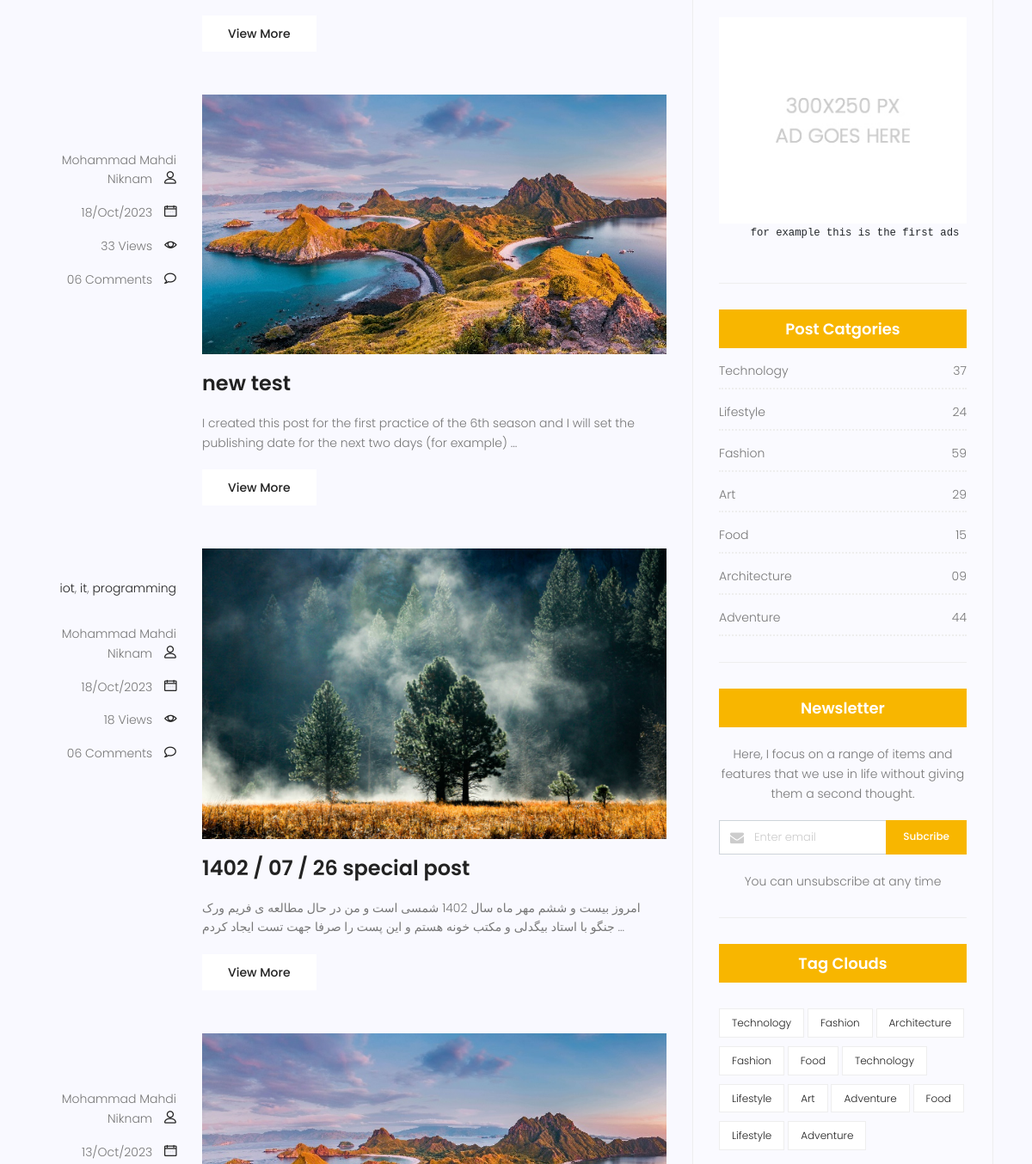
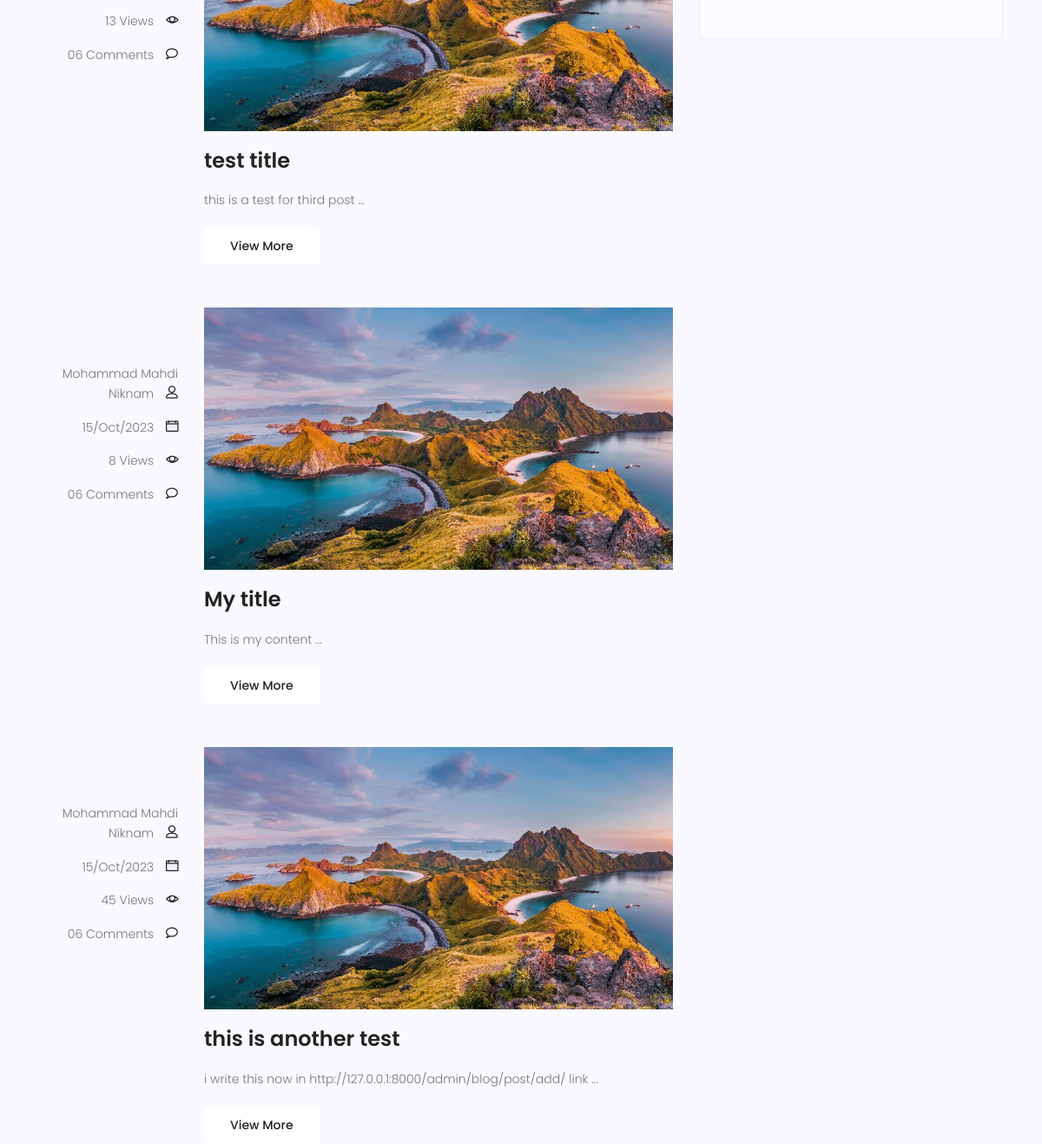
The page /blog/ (middle part) on the database as committed earlier (2 pictures, top to bottom).
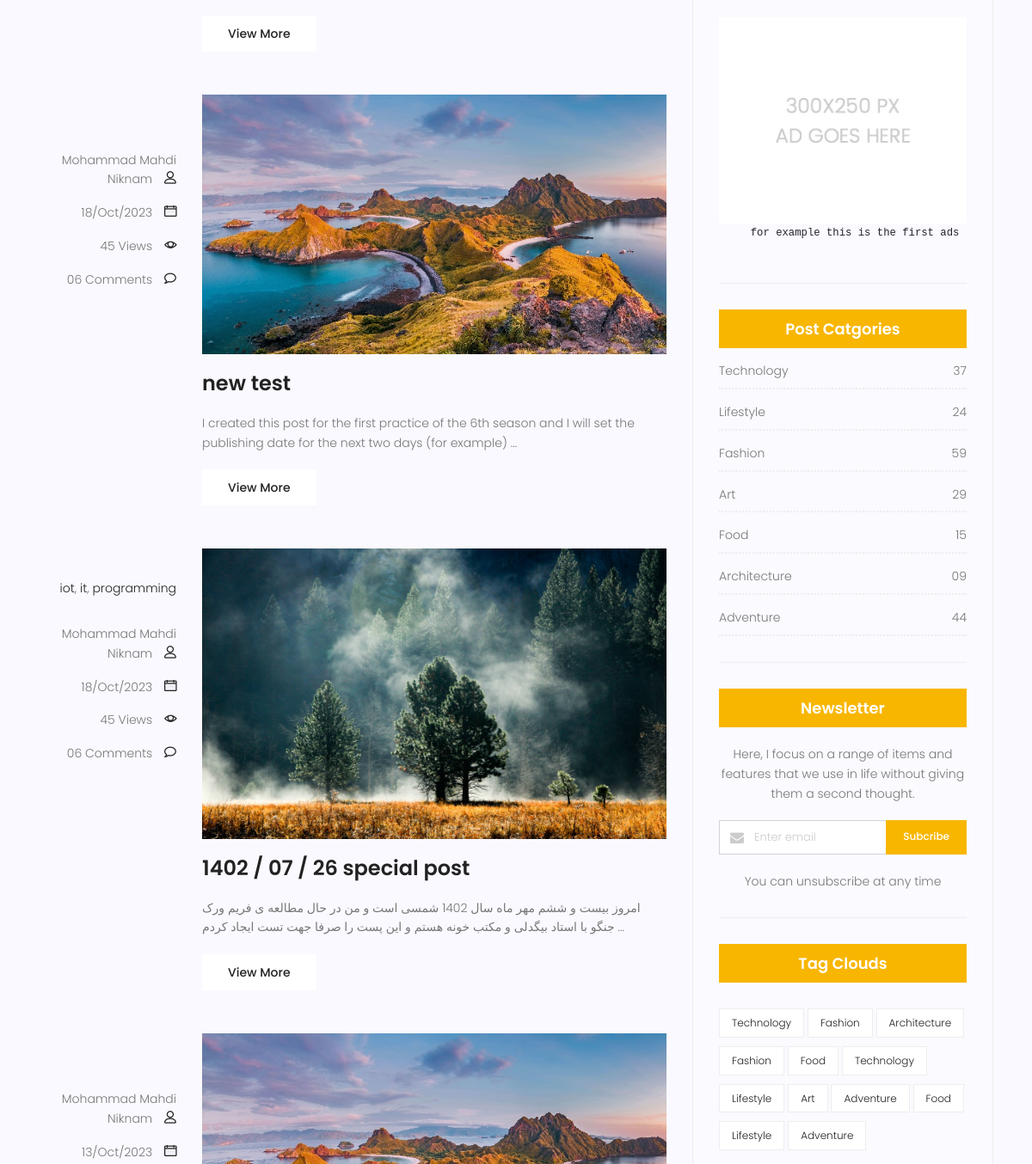
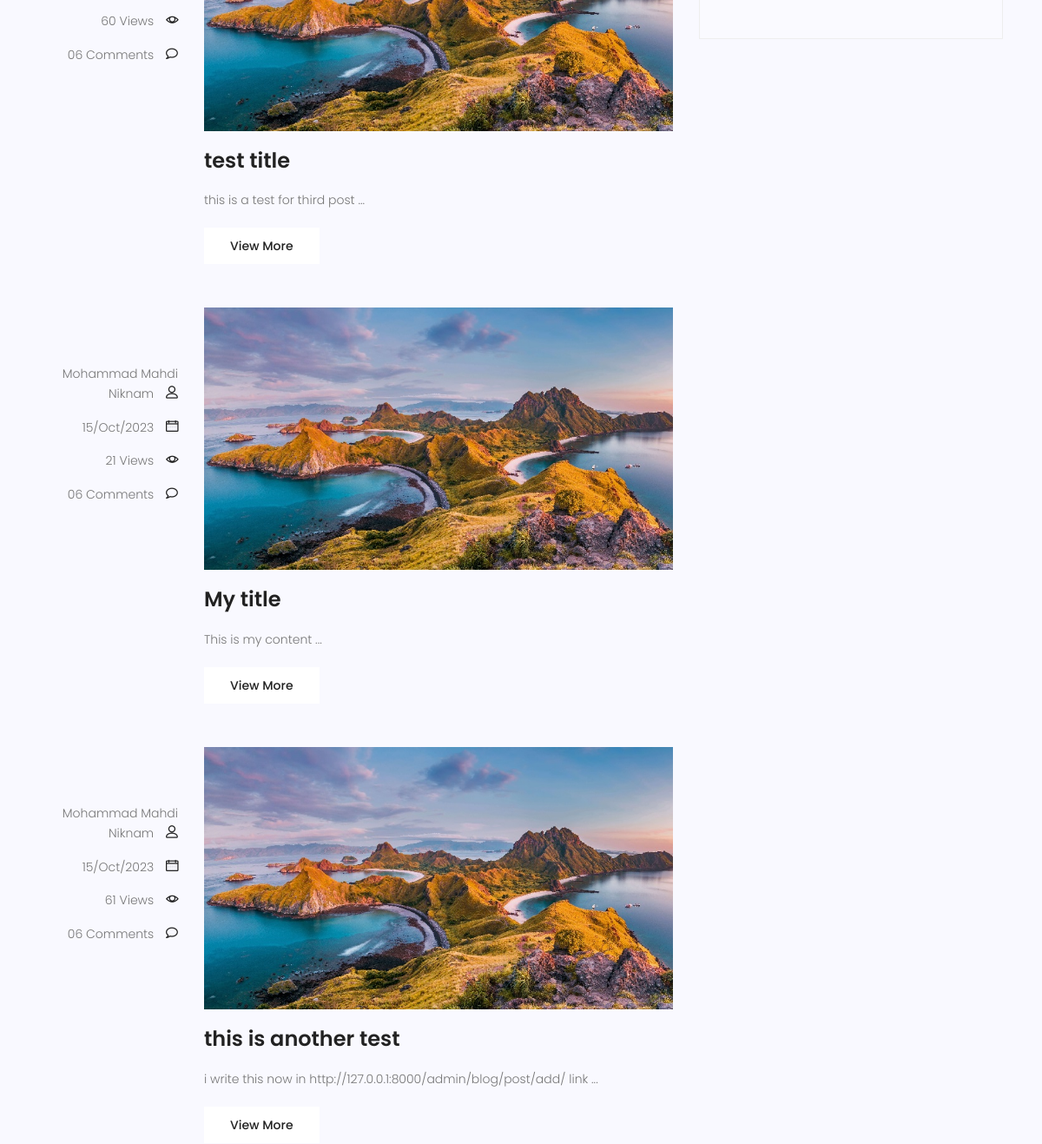
The same page on the database as committed later (2 pictures, top to bottom).
### blog/models.py (models this page shows, shortened)
class Post(models.Model) :
    image = models.ImageField(upload_to='blog/', default='blog/default.jpg')
    author = models.ForeignKey(User, on_delete=models.SET_NULL, null=True) # on_delete=models.CASCADE
    title = models.CharField(max_length=255)
    content = models.TextField()
    category = models.ManyToManyField(Category)
    counted_views = models.IntegerField(default=0)
    status = models.BooleanField(default=False)
    published_date = models.DateTimeField(null=True) #(خودمون تعریفش میکنیم کی پابلیش بشه)
    created_date = models.DateTimeField(auto_now_add=True)
    updated_date = models.DateTimeField(auto_now=True)
    class Meta :
        ordering = ['-published_date']
    def snippets (self) :
        l = self.content.split()
        l = l[:35]
        return ' '.join(l) + ' ...'

### blog/views.py (the view)
# urls.py: path('', blog_view, name='index'),
def blog_view(request):
    now = timezone.now()
    posts = Post.objects.filter(status=1).exclude(published_date__gt=now)
    context = {'posts': posts}
    return render(request, 'blog/blog-home.html', context)

### blog/models.py (called while the page is built)
    def __str__(self) :
        return self.name

### templates/blog/blog-home.html (shortened to what the changed rows need)
{% extends "base.html" %}
{% load static %}
{% block content %}
<section class="post-content-area">
	<div class="container">
		<div class="row">
			<div class="col-lg-8 posts-list">
				{%for post in posts %}
				<div class="single-post row">
					<div class="col-lg-3  col-md-3 meta-details">
						<ul class="tags">
							{% for cat in post.category.all %}
							<li><a href="#">{{cat.name}}</a></li>{% if not forloop.last %}, {% endif %}
							{% endfor %}
						</ul>
						<div class="user-details row">
							<p class="user-name col-lg-12 col-md-12 col-6"><a href="#">{{post.author.get_full_name}}</a> <span
									class="lnr lnr-user"></span></p>
							<p class="date col-lg-12 col-md-12 col-6"><a href="#">{{post.created_date|date:"d/M/Y"}}</a> <span
									class="lnr lnr-calendar-full"></span></p>
							<p class="view col-lg-12 col-md-12 col-6"><a href="#">{{post.counted_views}} Views</a> <span
									class="lnr lnr-eye"></span></p>
							<p class="comments col-lg-12 col-md-12 col-6"><a href="#">06 Comments</a> <span
									class="lnr lnr-bubble"></span></p>
						</div>
					</div>
					<div class="col-lg-9 col-md-9 ">
						<div class="feature-img">
							<img class="img-fluid" src="{{post.image.url}}" alt="">
						</div>
						<a class="posts-title" href="{% url 'blog:single' pid=post.id %}">
							<h3>{{ post.title }}</h3>
						</a>
						<p class="excert">
							{{ post.snippets}}
						</p>
						<a href="{% url 'blog:single' pid=post.id %}" class="primary-btn">View More</a>
					</div>
				</div>
				{% endfor %}
			</div>
		</div>
	</div>
</section>
{% endblock %}

Rows that differ between the two databases and show on the page:
changed Post "new test": counted_views "33" → "45"
changed Post "1402 / 07 / 26 special post": counted_views "18" → "45"
changed Post "test title": counted_views "13" → "60"
changed Post "My title": counted_views "8" → "21"
changed Post "this is another test": counted_views "45" → "61"
